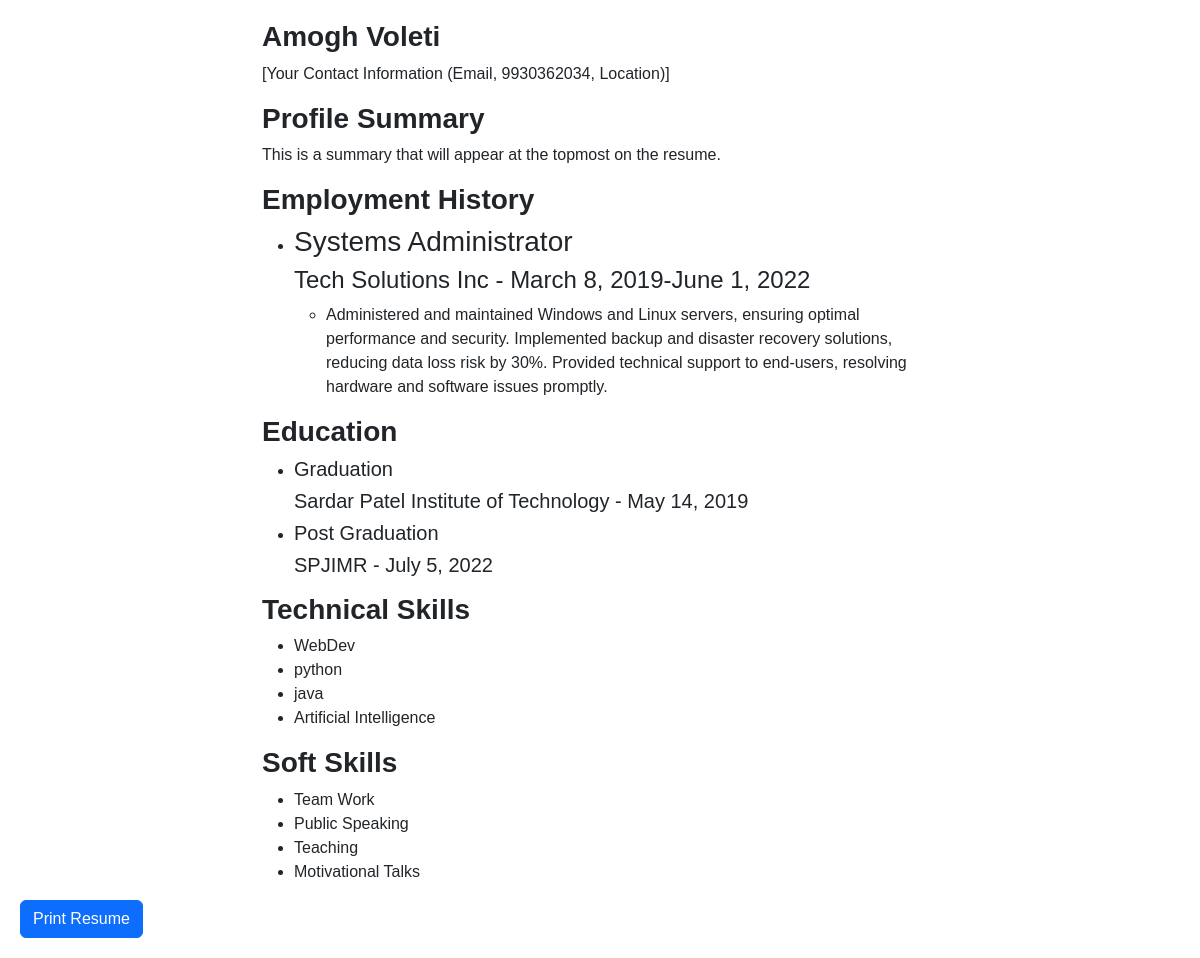
Screenshot of /resumes/616a98c9-839b-4fe7-9fae-1a37a70de9a8 with the database file from the repository.
### resumes/models.py (models this page shows, shortened)
class Resume(models.Model):
    profile = models.ForeignKey(Profile, on_delete=models.CASCADE,null=True)
    unique_id = models.UUIDField(default=uuid.uuid4, editable=False, unique=True)
    name = models.CharField(verbose_name='name', max_length=100, blank=True)
    candidate = models.ForeignKey(User, verbose_name='Candidate', on_delete=models.SET_NULL, blank=True, null=True)
    slug = models.SlugField(verbose_name='slug', null=True, blank=True)
    description = models.TextField(verbose_name='Description', null=True, blank=True)
    summary = models.TextField(verbose_name='Summary', null=True, blank=True)
    education = models.PositiveSmallIntegerField('Educational qualifications (recent N, 0 for none)', default=0)
    include_address = models.BooleanField(verbose_name='Include Address', default=True)
    include_contact_number = models.BooleanField(verbose_name='Include Contact Number', default=True)
    include_email_id = models.BooleanField(verbose_name='Include Email ID', default=True)
    target_company = models.ManyToManyField(Company, verbose_name='Target Companies')
    technical_skills = models.ManyToManyField(TechnicalSkill, verbose_name='Technical Skills', blank=True)
    soft_skills = models.ManyToManyField(SoftSkill, verbose_name='Soft Skills', blank=True)

### profiles/models.py (models this page shows, shortened)
class Profile(models.Model):
    unique_id = models.UUIDField(default=uuid.uuid4, editable=False, unique=True)
    user = models.OneToOneField(User, on_delete=models.CASCADE, null=True)
    full_name = models.CharField(max_length=100, blank=True)
    contact_number = models.CharField(verbose_name='Contact Number', max_length=20, blank=True)
    bio = models.TextField(max_length=500, blank=True)
    address = models.CharField(max_length=100, blank=True)
    birth_date = models.DateField(null=True, blank=True)
    email = models.EmailField(null=True, blank=True)
    linkedin_url = models.URLField(max_length=200, blank=True)  # LinkedIn URL
    instagram_url = models.URLField(max_length=200, blank=True)  # Instagram URL
    facebook_url = models.URLField(max_length=200, blank=True) # Facebook URL
    job_title = models.CharField(max_length=100, blank=True)
    previous_company = models.CharField(max_length=100, blank=True)
    start_date = models.DateField(null=True, blank=True)
    end_date = models.DateField(null=True, blank=True)
    key_responsibilities = models.TextField(blank=True)

### qualities/models.py (models this page shows, shortened)
class Education(models.Model):
    unique_id = models.UUIDField(default=uuid.uuid4, editable=False, unique=True)
    candidate = models.ForeignKey(User, verbose_name='Candidate', on_delete=models.CASCADE)
    primary = 'primary'
    middle_school = 'middle_school'
    high_school = 'high_school'
    higher_secondary =  'higher_secondary'
    Graduation = 'Graduation'
    PostGraduation = 'Post Graduation'
    doctorate = 'doctorate'
    post_doctorate = 'post_doctorate'
    diploma = 'diploma'
    course = 'course'
    other = 'other'
    EDUCATION_LEVEL_CHOICES = [
        (primary, 'primary'),
        (middle_school, 'middle_school'),
        (high_school, 'high_school'),
        (higher_secondary,  'higher_secondary'),
        (Graduation, 'Graduation'),
        (PostGraduation, 'Post Graduation'),
        (doctorate, 'doctorate'),
        (post_doctorate, 'post_doctorate'),
        (diploma, 'diploma'),
        (course, 'course'),
        (other, 'other'),
    ]
    education_level = models.CharField(verbose_name='Level', max_length=50, choices=EDUCATION_LEVEL_CHOICES)
    institute = models.CharField(verbose_name='Institute', max_length=150,)
    additional_info = models.TextField(verbose_name='Additional Info', null=True, blank=True)
    date_of_passing = models.DateField(verbose_name='Date of Passing', null=True)
    pursuing = models.BooleanField(verbose_name='Pursuing', default=False)
    def __str__(self):
        return f'{self.education_level}-{self.institute}'

class TechnicalSkill(models.Model):
    unique_id = models.UUIDField(default=uuid.uuid4, editable=False, unique=True)
    candidate = models.ForeignKey(User, verbose_name='Candidate', on_delete=models.CASCADE, related_name='technical_skills')
    name = models.CharField(verbose_name='Name', max_length=100, unique=True)
    slug = models.SlugField(verbose_name='Slug', null=True, blank=True)
    description = models.TextField(verbose_name='Description', blank=True, null=True)
    programming_language = 'programming_language'
    frameworks = 'frameworks'
    version_control = 'version_control'
    methodologies = 'methodologies'
    data_analysis = 'data_analysis'
    it_networking = 'it_networking'
    web_dev_design = 'web_dev_design'
    ai_ml = 'ai_ml'
    dbms = 'dbms'
    cloud_computing = 'cloud_computing'
    devops = 'devops'
    other = 'other'
    CATEGORY_CHOICES = [
        (programming_language, 'Programming Language'),
        (frameworks, 'Frameworks and Libraries'),
        (version_control, 'Version Control Systems'),
        (methodologies, 'Development Methodologies'),
        (data_analysis, 'Data Analysis and Analytics'),
        (it_networking, 'IT and Networking'),
        (web_dev_design, 'Web Development and Design'),
        (ai_ml, 'Machine Learning and Artificial Intelligence'),
        (dbms, 'Database Management'),
        (cloud_computing, 'Cloud Computing'),
        (devops, 'DevOps'),
        (other, 'Other')
    ]
    skill_type = 'technical'
    category = models.CharField(verbose_name='Category', max_length=25, choices=CATEGORY_CHOICES, default=other)
    def __str__(self):
        return f'{self.name} - Technical Skill'

class SoftSkill(models.Model):
    unique_id = models.UUIDField(default=uuid.uuid4, editable=False, unique=True)
    candidate = models.ForeignKey(User, verbose_name='Candidate', on_delete=models.CASCADE, related_name='soft_skills')
    name = models.CharField(verbose_name='Name', max_length=100, unique=True)
    slug = models.SlugField(verbose_name='Slug', null=True, blank=True)
    description = models.TextField(verbose_name='Description', blank=True, null=True)
    team_management = 'team_management'
    communication = 'communication'
    leadership = 'leadership'
    problem_solving = 'problem_solving'
    adaptability = 'adaptability'
    time_management = 'time_management'
    conflict_resolution = 'conflict_resolution'
    teamwork = 'teamwork'
    negotiation = 'negotiation'
    creativity = 'creativity'
    decision_making = 'decision_making'
    mentoring = 'mentoring'
    stress_management = 'stress_management'
    CATEGORY_CHOICES = [
        (team_management, 'Team Management'),
        (communication, 'Communication'),
        (leadership, 'Leadership'),
        (problem_solving, 'Problem Solving'),
        (adaptability, 'Adaptability'),
        (time_management, 'Time Management'),
        (conflict_resolution, 'Conflict Resolution'),
        (teamwork, 'Teamwork'),
        (negotiation, 'Negotiation'),
        (creativity, 'Creativity'),
        (decision_making, 'Decision Making'),
        (mentoring, 'Mentoring'),
        (stress_management, 'Stress Management')
    ]
    skill_type = 'soft'
    category = models.CharField(verbose_name='Category', max_length=25, choices=CATEGORY_CHOICES)
    def __str__(self):
        return f'{self.name} - Soft Skill'

### resumes/views.py (the view)
# urls.py: path('<slug>', views.resume, name='resume'),
def resume(request, slug):
    resume = get_object_or_404(Resume, slug=slug) # Fetch the profile based on the user's username
    edu_qualifications = Education.objects.filter(candidate=resume.candidate)
    t_skills=TechnicalSkill.objects.filter(candidate=resume.candidate)
    s_skills=SoftSkill.objects.filter(candidate=resume.candidate)
    for edu in edu_qualifications:
        print(edu)
    for t in t_skills:
        print(t)
    for s in s_skills:
        print(s)
    context = {
        'resume': resume,
        'edu_qualifications':edu_qualifications,
        't_skills':t_skills,
        's_skills':s_skills,
    }
    return render(request, 'resumes/resume.html', context)

### frontend/templates/resumes/resume.html (shortened to what this page needs)
<!DOCTYPE html>
<html lang="en">
<head>
  <link rel="stylesheet" href="https://cdn.jsdelivr.net/npm/bootstrap@5.2.2/dist/css/bootstrap.min.css">
</head>
<body>
  <div class="container">
    <h3><strong>{{ resume.candidate.profile.full_name }}</strong></h3>
    <p>[Your Contact Information (Email, {{resume.candidate.profile.contact_number}}, Location)]</p>
    <h3><strong>Profile Summary</strong></h3>
    <p>{{resume.summary}}</p>
    <h3><strong>Employment History</strong></h3>
    <ul>
      <li>
        <h3>{{resume.candidate.profile.job_title}}</h3>
        <h4>{{resume.candidate.profile.previous_company}} - {{resume.candidate.profile.start_date}}-{{resume.candidate.profile.end_date}}</h4>
        <ul>
          <li>{{resume.candidate.profile.key_responsibilities}}</li>
        </ul>
      </li>
    </ul>
    <h3><strong>Education</strong></h3>
    <ul>
      {% for edu in edu_qualifications %}
      <li>
        <h5>{{edu.education_level}}</h5>
        <h5>{{edu.institute}} - {{edu.date_of_passing}}</h5>
      </li>
      {% endfor %}
    </ul>
    <h3><strong>Technical Skills</strong></h3>
    <ul>
      {% for t in t_skills %}
      <li>{{ t.name }}</li>
      {% endfor %}
    </ul>
    <h3><strong>Soft Skills</strong></h3>
    <ul>
      {% for s in s_skills %}
      <li>{{ s.name }}</li>
      {% endfor %}
    </ul>
  </div>
  <button onclick="window.print()" class="btn btn-primary">Print Resume</button>
</body>
</html>

### frontend/templates/resumes/resume.html (style rules this page uses)
body { font-family: Arial, sans-serif; margin: 0; padding: 20px; }
.container { max-width: 700px; margin: 0 auto; }

### rows the page displays
Resume: candidate.profile.full_name "Amogh Voleti", candidate.profile.contact_number "9930362034", summary "This is a summary that will appear at the topmost on the resume.", candidate.profile.job_title "Systems Administrator", candidate.profile.previous_company "Tech Solutions Inc", candidate.profile.start_date "March 8, 2019", candidate.profile.end_date "June 1, 2022", candidate.profile.key_responsibilities "Administered and maintained Windows and Linux servers, ensuring optimal performance and security. Implemented backup and disaster recovery solutions, reducing data loss risk by 30%. Provided technical support to end-users, resolving hardware and software issues promptly."
Education: education_level "Graduation", institute "Sardar Patel Institute of Technology", date_of_passing "May 14, 2019"
Education: education_level "Post Graduation", institute "SPJIMR", date_of_passing "July 5, 2022"
TechnicalSkill: name "WebDev"
TechnicalSkill: name "python"
TechnicalSkill: name "java"
TechnicalSkill: name "Artificial Intelligence"
SoftSkill: name "Team Work"
SoftSkill: name "Public Speaking"
SoftSkill: name "Teaching"
SoftSkill: name "Motivational Talks"
